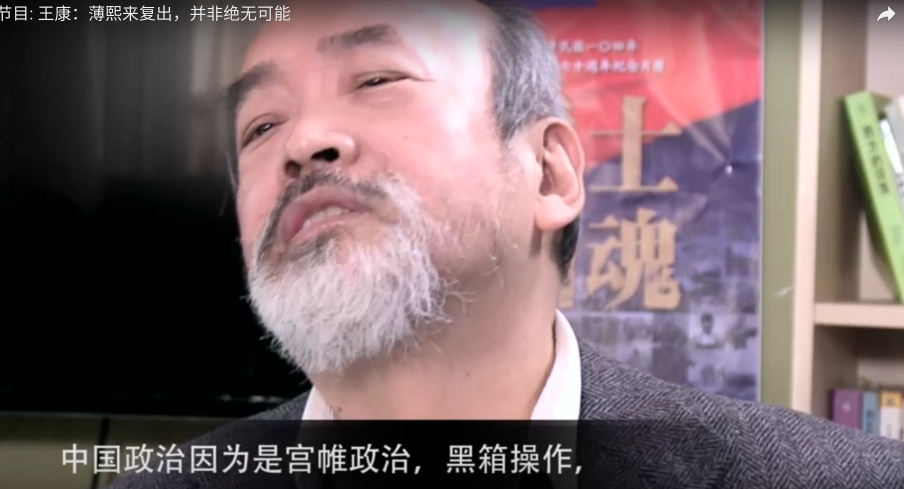
#> input picture OpenCV-learn/处理图片/test.jpg, 1808 x 978 px (shown at 1/2 size)
$ python learn-1.py   (Python 2 division)
#> lines starting #> are read from the running program, lines starting #| are printed output that depends on the picture
###################################################################
# -*- coding:utf8 -*-
# created by tengxing on 2017.5.18
# mail tengxing7452@163.com
# github github.com/tengxing
# description opencv读取，缩放，生成图片
####################################################################
import cv2
import matplotlib as plt

filename = "test.jpg"

##read image
img = cv2.imread(filename=filename)
#> img is the input picture: shape (978, 1808, 3); mean B, G, R 105.8, 102.4, 123.7
print "height:%spx"%img.shape[0] # out: width:978px
#| height:978px
print type(img) # out: <type 'numpy.ndarray'>
#| <class 'numpy.ndarray'>
print img.size  # out: 5304672
#| 5304672
print img
#> (printed output is left out)
#[[[ 4  4  4]
#  ....
#  [ 4  4  4]]]

## show image
image = cv2.imshow(winname="image",mat=img)
#plt.imshow(img)  # 显示图片
#plt.axis('off')  # 不显示坐标轴
#plt.show()
cv2.waitKey(0)
"""
cv2.waitKey() 是一个键盘绑定函数。函数等待特定的几毫秒，看是否有键盘输入。特定的几毫秒之内，如果
按下任意键，这个函数会返回按键的ASCII 码值，程序将会继续运行。如果没
有键盘输入，返回值为-1，如果我们设置这个函数的参数为0，那它将会无限
期的等待键盘输入。
"""
cv2.destroyWindow(image)
"""
cv2.destroyAllWindows() 可以轻易删除任何我们建立的窗口。如果
你想删除特定的窗口可以使用cv2.destroyWindow()，在括号内输入你想删
除的窗口名。
"""

## resize image
img = cv2.resize(img,(200,100),interpolation=None)
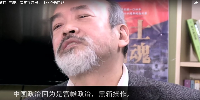
#> img: shape (100, 200, 3); mean B, G, R 105.7, 102.4, 123.7
"""
interplolation为缩放时的插值方式，有三种插值方式：
cv2.INTER_AREA:使用象素关系重采样。当图像缩小时候，该方法可以避免波纹出现。当图像放大时，类似于 CV_INTER_NN方法
cv2.INTER_CUBIC: 立方插值
cv2.INTER_LINEAR: 双线形插值
cv2.INTER_NN: 最近邻插值
"""

print img.shape # out: (100, 200, 3)
#| (100, 200, 3)
## rewrite image
cv2.imwrite('out.png',img)
